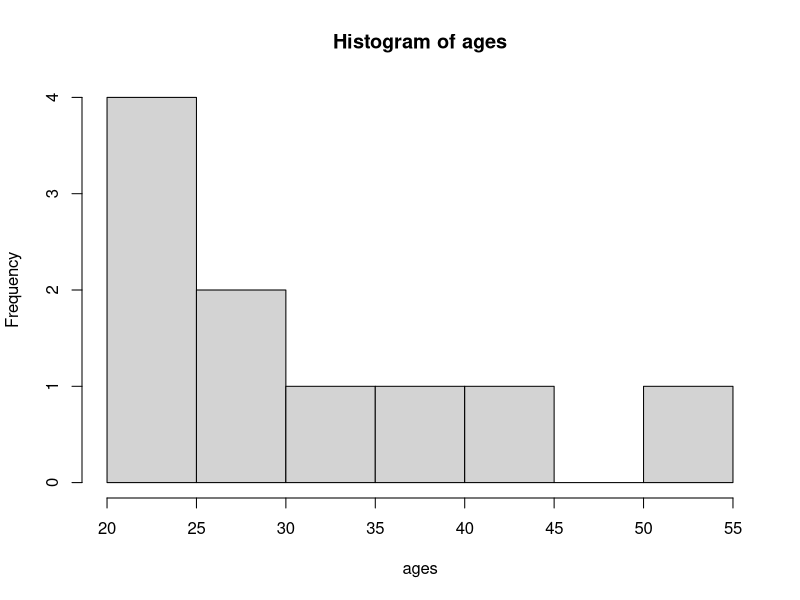

Reproduce this figure in R.


# Using R as a calculator (at the command line)

# (Go to the command line!)


# Writing commands in scripts

29 + 56 # Click `Run` or use keyboard shortcut to execute
44 / 78
23 - 9


# Creating R objects

14 / 63

# Use `<-` to create an object

x <- 14 / 63 # Create an object named `x` that contains the value of `14 / 63`
x
x * 100

1:5 # Use `:` to return integers from 1 to 5

vec <- 1:5
vec

# `vec` is a vector (a type of object)

# In the context of data analysis, think of a vector as a column in an
# Excel spreadsheet. `vec` is like a column with 5 values:

# | vec |
# |-----|
# |  1  |
# |  2  |
# |  3  |
# |  4  |
# |  5  |


# Using R functions

# We use functions in R like:
# - Formulas in Excel
# - Commands in Stata

# Functions take the basic form function(argument)

vec
sum(vec)
mean(vec)

# Use the `c` function to combine values

ages <- c(20, 24, 24, 25, 26, 30, 35, 37, 44, 51)
ages

# Let's explore `ages`

length(ages)
mean(ages)
median(ages)
sd(ages)
hist(ages)

mean_age <- mean(ages) # Use `<-` to store function results in an object
mean_age

?mean # Use `?` to get help


# In closing
# - RStudio layout
# - RStudio projects (and working directories)

